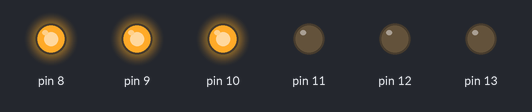
A sketch run on a simulated Arduino Uno, built with avr-gcc and run on an emulated ATmega328P. Shown: output pins drawn as LEDs (lit = HIGH).

Above: at 0.1 s.
Timing chart, 0 to 1.6 s (numbered marks = the images above):
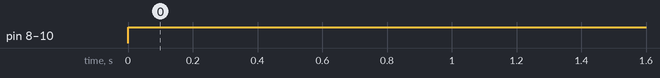

The sketch:

LED_control.ino
```cpp
void setup() {
  pinMode(8, OUTPUT);
  pinMode(9, OUTPUT);
  pinMode(10, OUTPUT);
  pinMode(11, 1);
  pinMode(12, 1);
  pinMode(13, 1);
}

void loop() {
  digitalWrite(8,HIGH);
  digitalWrite(9, HIGH);
  digitalWrite(10, 1);
  digitalWrite(11, LOW);
  digitalWrite(12, LOW);
  digitalWrite(13, 0);
}
```

Measured:
- by itself, pin 8–10: LOW → HIGH at 0.00 s
